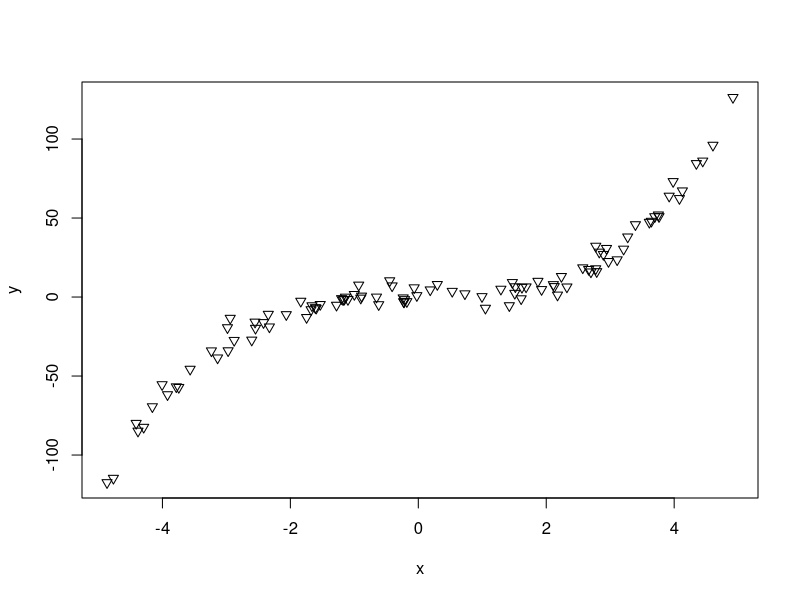
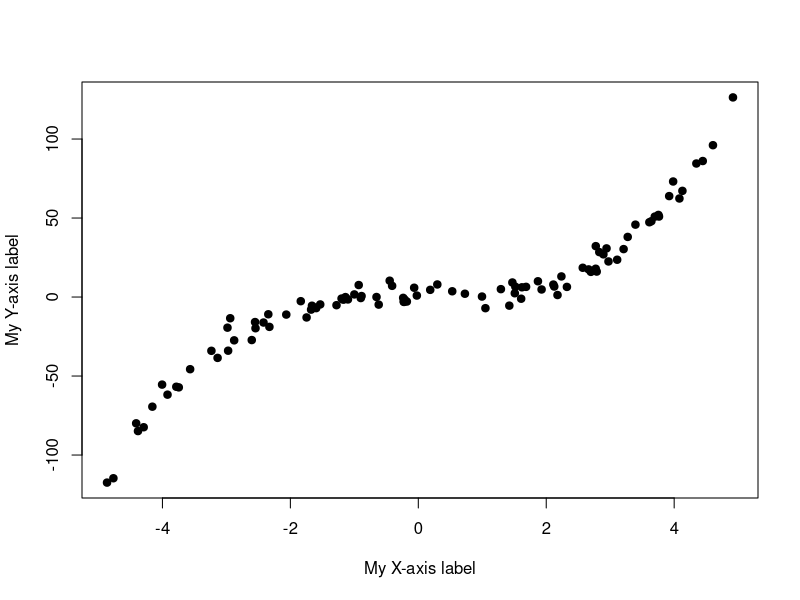
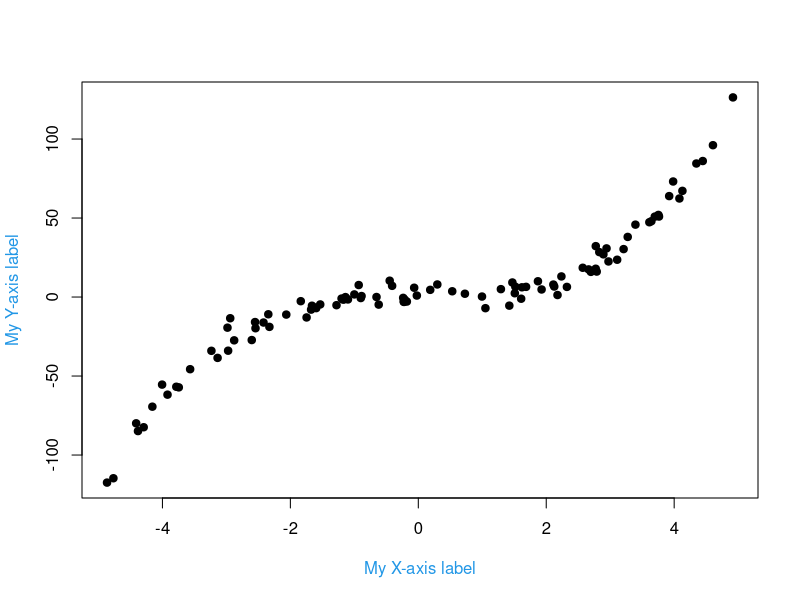
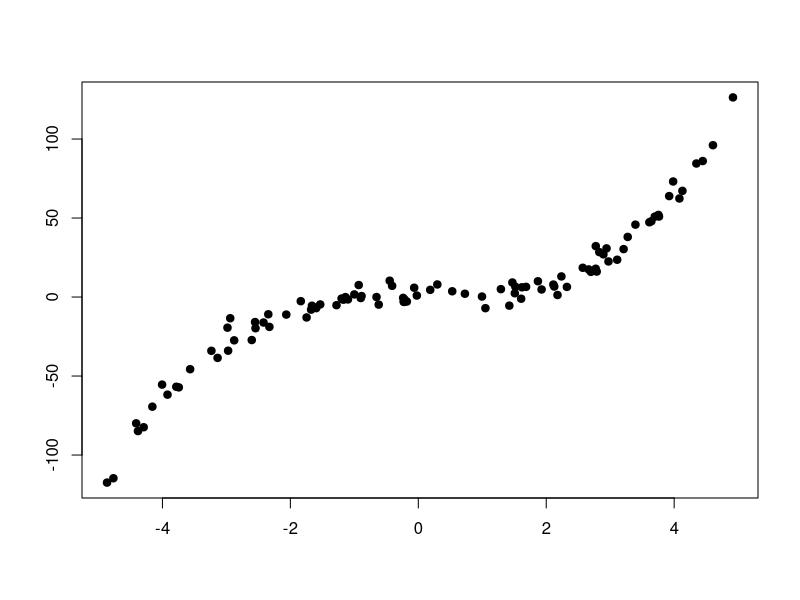
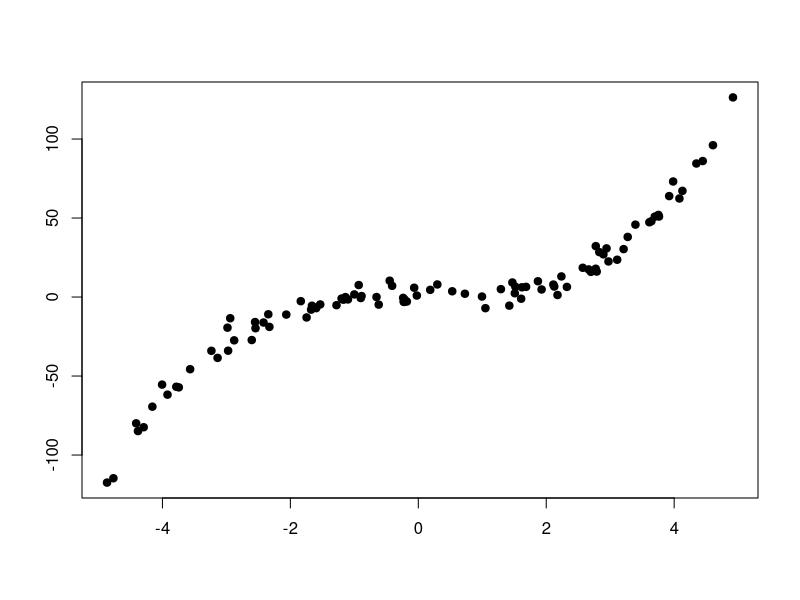
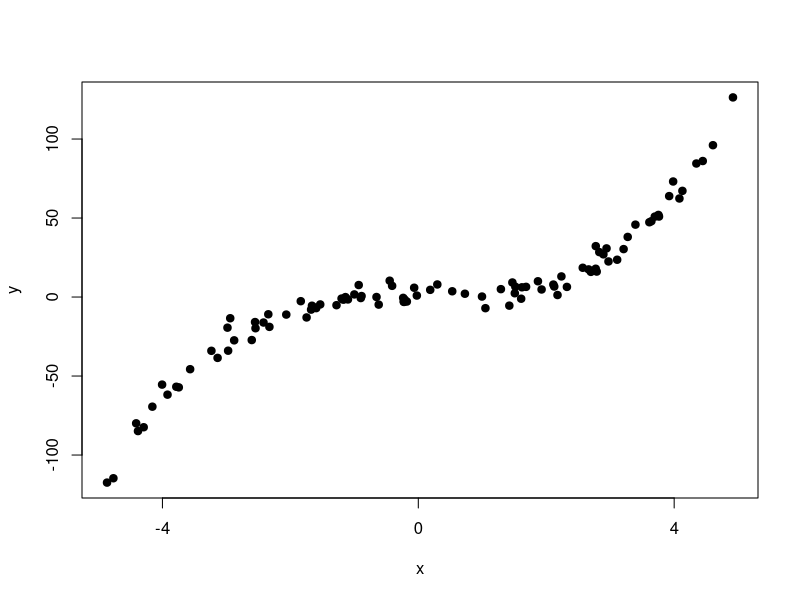
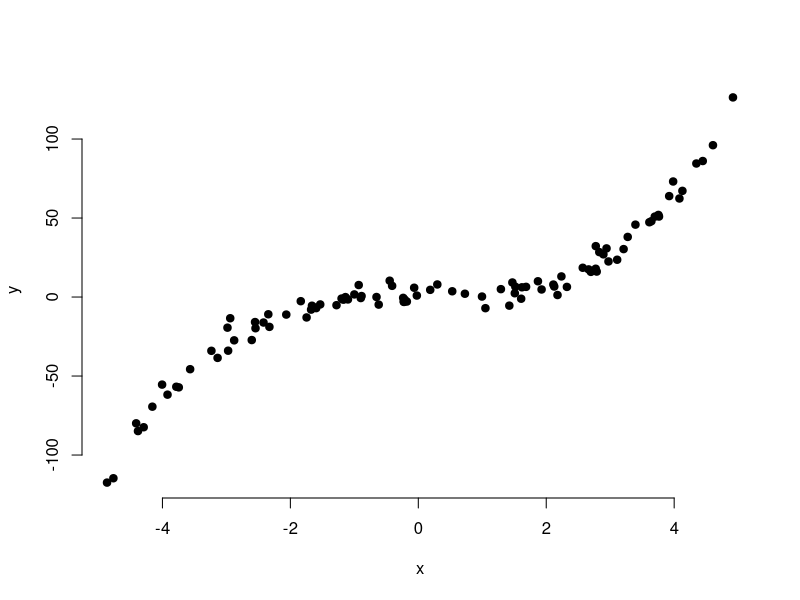
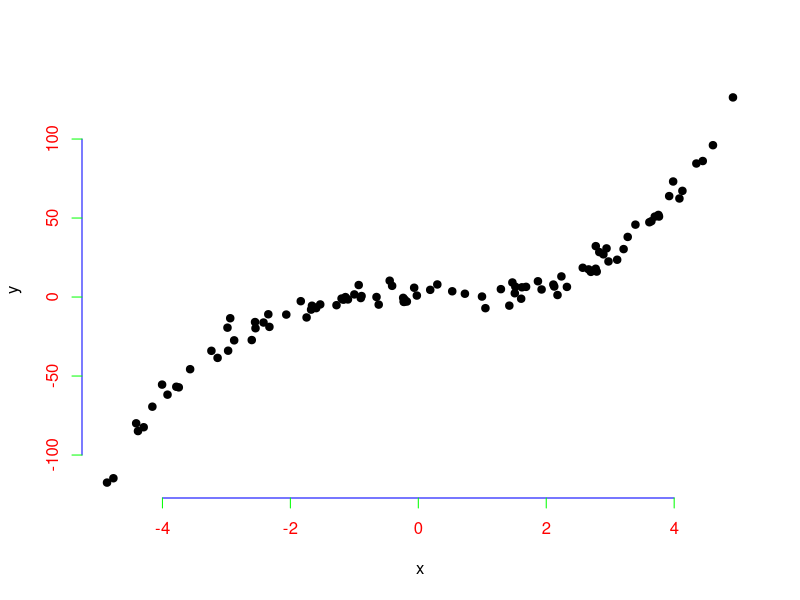

Source code (R) for these figures, in order:
## ---- chunk 1

# Reproducible data
set.seed(1)
x <- runif(100, min = -5, max = 5)
y <- x ^ 3 + rnorm(100, mean = 0, sd = 5)

## ---- chunk 2


plot(x, y, pch = 25)
## ---- chunk 3

plot(x, y, pch = 19,
     xlab = "My X-axis label",
     ylab = "My Y-axis label") 
 
## ---- chunk 4

plot(x, y, pch = 19,
     xlab = "My X-axis label",
     ylab = "My Y-axis label",
     col.lab = 4) # Color of the labels 

## ---- chunk 5

# Delete labels
plot(x, y, pch = 19,
     xlab = "", # Also NA or NULL
     ylab = "") # Also NA or NULL 
## ---- chunk 6

# Equivalent
plot(x, y, pch = 19,
     xlab = "My X-axis label",
     ylab = "My Y-axis label",
     ann = FALSE) 

## ---- chunk 7

plot(x, y, pch = 19,
     xaxt = "n", yaxt = "n")

# X-axis
axis(1, at = c(-4, 0, 4))

# Y-axis
axis(2, at = c(-100, -50, 0, 50, 100)) 

## ---- chunk 8

plot(x, y, pch = 19,
     axes = FALSE)

# Add X-axis
axis(1)

# Add Y-axis
axis(2)

# You can add the plot box again
# box() 

## ---- chunk 9

plot(x, y, pch = 19,
     axes = FALSE)

# Add X-axis
axis(1,
     col = "blue",        # Axis line color
     col.ticks = "green", # Ticks color
     col.axis = "red")    # Labels color

# Add Y-axis
axis(2,
     col = "blue",
     col.ticks = "green",
     col.axis = "red") 

## ---- chunk 10

plot(x, y, pch = 19,
     xaxp = c(-3, 3, 3),
     yaxp = c(-70, 70, 5)) 
 
## ---- chunk 11

# install.packages("Hmisc")
library(Hmisc)

plot(x, y, pch = 19)
minor.tick(nx = 2, ny = 2,   # Ticks density
           tick.ratio = 0.5) # Ticks size 
 

## ---- chunk 12

# Interior ticks
plot(x, y, pch = 19,
     tck = 0.02) 

## ---- chunk 13

plot(x, y, pch = 19,
     las = 0,
     main = "Parallel") 

## ---- chunk 14

plot(x, y, pch = 19,
     las = 1,
     main = "Horizontal") 

## ---- chunk 15

plot(x, y, pch = 19,
     las = 2,
     main = "Perpendicular") 

## ---- chunk 16

plot(x, y, pch = 19,
     las = 3,
     main = "Vertical") 

## ---- chunk 17

# Change X-axis tick labels
plot(x, y, pch = 19, xaxt = "n")
axis(1, at = seq(round(min(x)),
                 round(max(x)), by = 1),
     labels = 1:11) 

## ---- chunk 18

# X-axis tick labels with text
plot(x, y, pch = 19, xaxt = "n")
axis(1, at = c(-2, 2),
     labels = c("Some text", "Other text")) 

## ---- chunk 19

# Remove X axis tick labels
plot(x, y, pch = 19,
     xaxt = "n",
     main = "xaxt = 'n'") 

## ---- chunk 20

# Remove Y axis tick labels
plot(x, y, pch = 19,
     yaxt = "n",
     main = "yaxt = 'n'") 

## ---- chunk 21

# Remove both axis tick labels
plot(x, y, pch = 19,
     yaxt = "n",
     xaxt = "n",
     main = "xaxt = 'n', yaxt = 'n'")
## ---- chunk 22

# Remove axis tick labels and the box
plot(x, y, pch = 19,
     axes = FALSE,
     main = "axes = FALSE") 
 

## ---- chunk 23

# Axis limits
plot(x, y, pch = 19,
     xlim = c(0, 4),   # X-axis limits
     ylim = c(0, 100)) # Y-axis limits 
 
## ---- chunk 24

# Increase the plot margins
par(mar = c(5, 4, 4, 4) + 0.25)

# Data
plot(x, y, pch = 19, ylab = "Var 1")

# Needed to merge the plots
par(new = TRUE)

# More data
plot(x ^ 2, y ^ 2,
     col = 4, pch = 19,
     axes = FALSE, # No axes
     bty = "n",    # No box
     xlab = "", ylab = "") # No axis labels

# New axis
axis(4)

# Axis label
mtext("Var 2", side = 4, line = 3, col = 4) 

## ---- chunk 25

## ---- chunk 26
